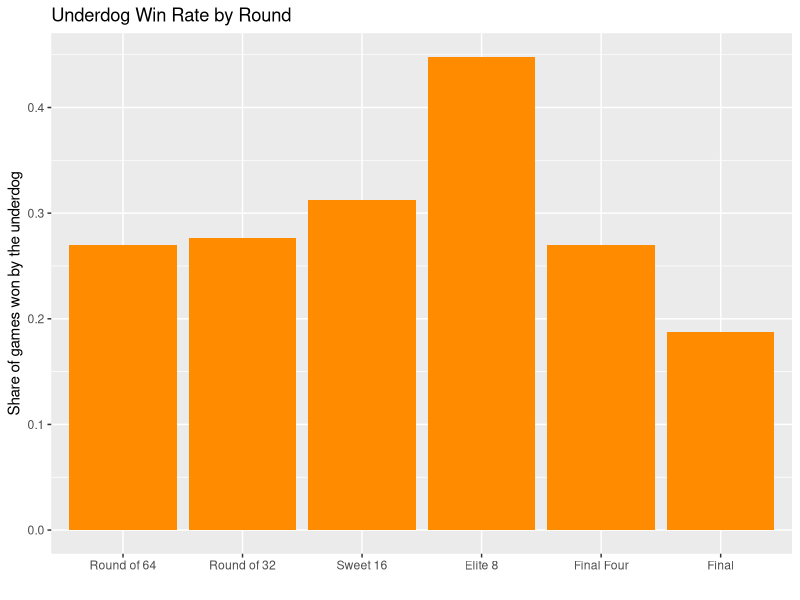
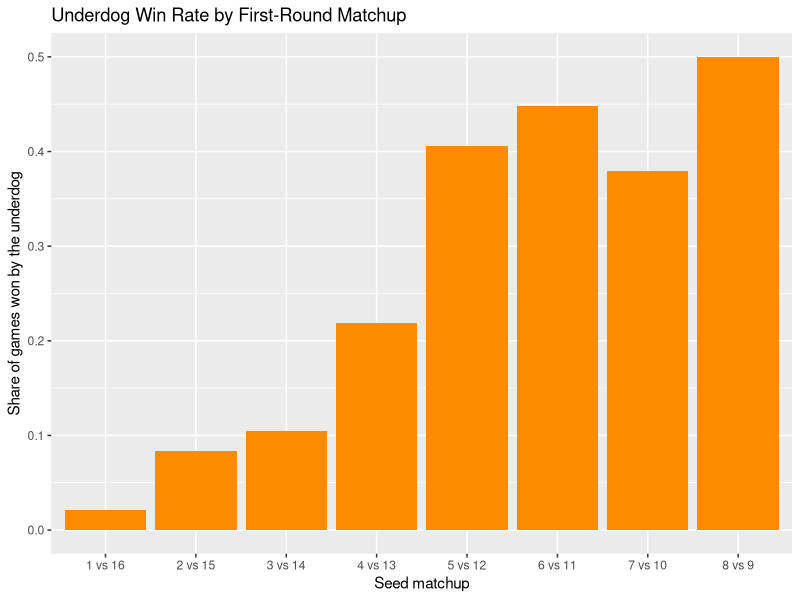
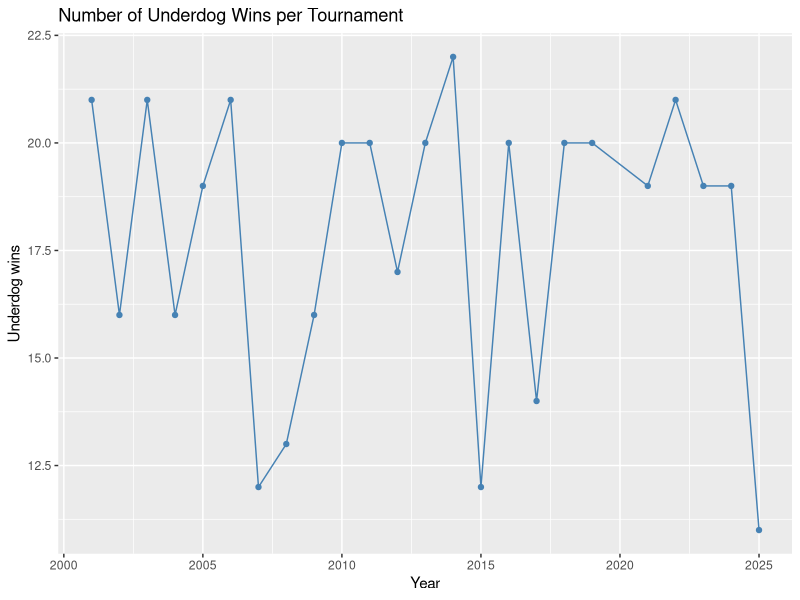
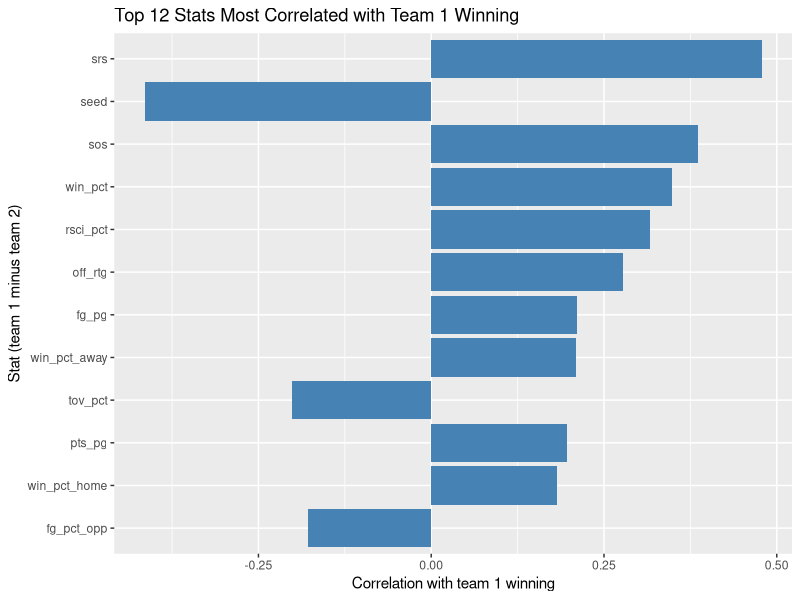
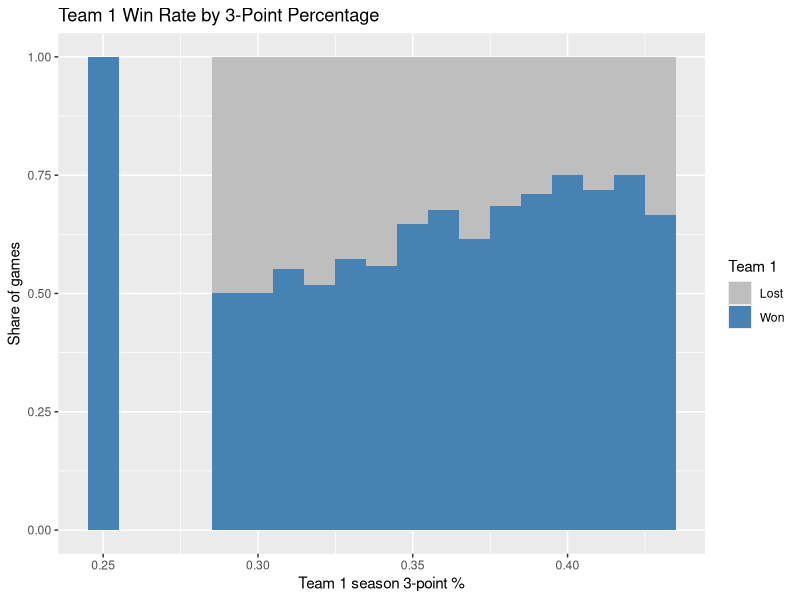
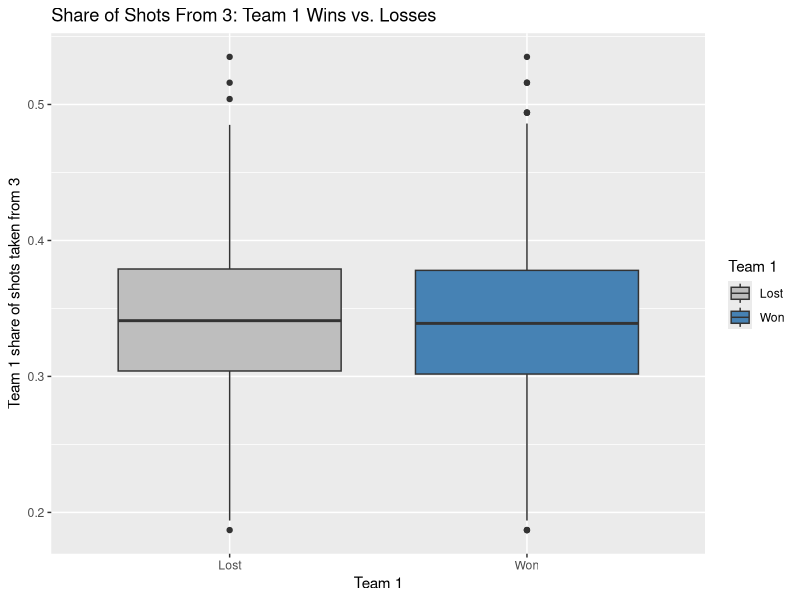
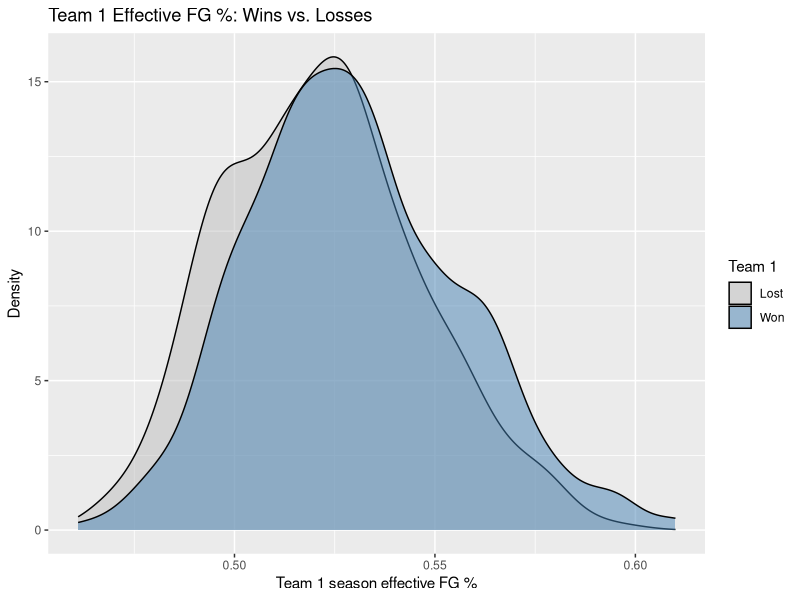
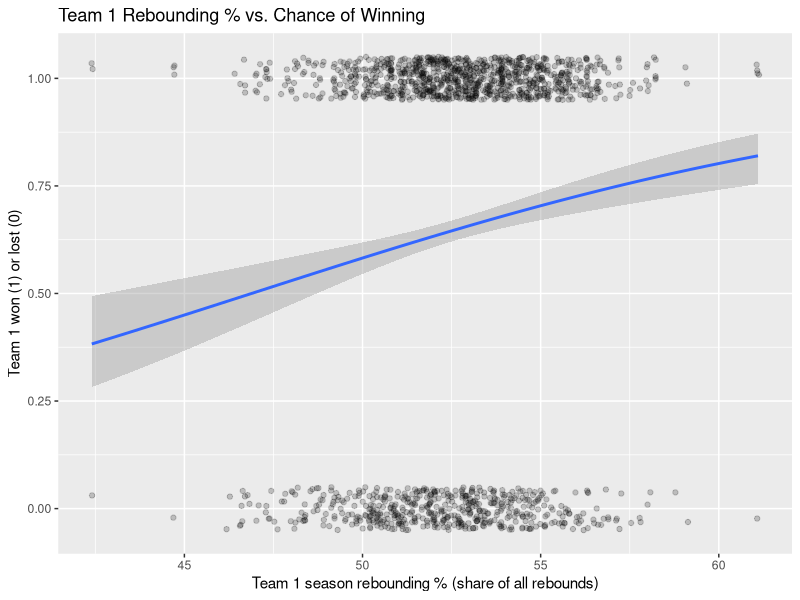

Write R code to recreate these figures, in order.
## ---- chunk 1
knitr::opts_chunk$set(echo = TRUE)
## ---- chunk 2
library(ggplot2)
## ---- chunk 3
mmadness <- read.csv("ncaa_mbb_2001-2025_full.csv")

# The second half of the file repeats every game with team 1 and team 2 swapped, so we keep the first 1,511 rows (at Prof. Kumar's suggestion)
mmadness <- mmadness[1:1511, ]

# 1 if team 1 won, 0 if team 2 won
mmadness$team1_win <- ifelse(mmadness$winner == "team1", 1, 0)

# Underdog = the team with the worse (higher number) seed. Games between equal seeds have no underdog.
mmadness$has_underdog <- mmadness$seed.1 != mmadness$seed.2
mmadness$underdog_win <- ifelse((mmadness$seed.1 > mmadness$seed.2 & mmadness$team1_win == 1) |
                                (mmadness$seed.2 > mmadness$seed.1 & mmadness$team1_win == 0), 1, 0)

# Looking at descriptive statistics 
summary(mmadness)

# Analyzing the structure of the data 
str(mmadness)
## ---- chunk 4
seed_games <- mmadness[mmadness$has_underdog, ]

cat("Games with an underdog:", nrow(seed_games), "\n")
cat("Better seed win rate:", round(1 - mean(seed_games$underdog_win), 3), "\n")
cat("Underdog win rate:", round(mean(seed_games$underdog_win), 3))
## ---- chunk 5
round_rates <- aggregate(underdog_win ~ round, data = seed_games, FUN = mean)

ggplot(round_rates, aes(x = factor(round), y = underdog_win)) +
  geom_col(fill = "darkorange") +
  scale_x_discrete(labels = c("Round of 64", "Round of 32", "Sweet 16", "Elite 8", "Final Four", "Final")) +
  labs(title = "Underdog Win Rate by Round", x = "", y = "Share of games won by the underdog")

round(round_rates, 2)
## ---- chunk 6
r1 <- mmadness[mmadness$round == 1, ]
r1$matchup <- paste(pmin(r1$seed.1, r1$seed.2), "vs", pmax(r1$seed.1, r1$seed.2))
r1$matchup <- factor(r1$matchup, levels = paste(1:8, "vs", 16:9))

matchup_rates <- aggregate(underdog_win ~ matchup, data = r1, FUN = mean)

ggplot(matchup_rates, aes(x = matchup, y = underdog_win)) +
  geom_col(fill = "darkorange") +
  labs(title = "Underdog Win Rate by First-Round Matchup", x = "Seed matchup", y = "Share of games won by the underdog")

matchup_rates
## ---- chunk 7
year_counts <- aggregate(underdog_win ~ year, data = seed_games, FUN = sum)

ggplot(year_counts, aes(x = year, y = underdog_win)) +
  geom_line(color = "steelblue") +
  geom_point(color = "steelblue") +
  labs(title = "Number of Underdog Wins per Tournament", x = "Year", y = "Underdog wins")

range(year_counts$underdog_win)
## ---- chunk 8
# Difference between team 1 and team 2 for each numeric stat
stats1 <- grep("\\.1$", names(mmadness), value = TRUE)
stats1 <- setdiff(stats1, c("name.1", "link.1", "conf.1"))

cors <- sapply(stats1, function(s) cor(mmadness[[s]] - mmadness[[sub("\\.1$", ".2", s)]],
                                       mmadness$team1_win, use = "complete.obs"))
cors <- data.frame(stat = sub("\\.1$", "", names(cors)), cor = cors)
top <- head(cors[order(-abs(cors$cor)), ], 12)

ggplot(top, aes(x = reorder(stat, abs(cor)), y = cor)) +
  geom_col(fill = "steelblue") +
  coord_flip() +
  labs(title = "Top 12 Stats Most Correlated with Team 1 Winning",
       x = "Stat (team 1 minus team 2)", y = "Correlation with team 1 winning")

top
## ---- chunk 9
ggplot(mmadness, aes(x = fg3_pct.1, fill = factor(team1_win, labels = c("Lost", "Won")))) +
  geom_histogram(binwidth = 0.01, position = "fill") +
  scale_fill_manual(values = c("Lost" = "grey", "Won" = "steelblue")) +
  labs(title = "Team 1 Win Rate by 3-Point Percentage", x = "Team 1 season 3-point %", y = "Share of games", fill = "Team 1")
## ---- chunk 10
ggplot(mmadness, aes(x = factor(team1_win, labels = c("Lost", "Won")), y = fg3a_per_fga_pct.1, fill = factor(team1_win, labels = c("Lost", "Won")))) +
  geom_boxplot() +
  scale_fill_manual(values = c("Lost" = "grey", "Won" = "steelblue")) +
  labs(title = "Share of Shots From 3: Team 1 Wins vs. Losses", x = "Team 1", y = "Team 1 share of shots taken from 3", fill = "Team 1")
## ---- chunk 11
ggplot(mmadness, aes(x = efg_pct.1, fill = factor(team1_win, labels = c("Lost", "Won")))) +
  geom_density(alpha = 0.5) +
  scale_fill_manual(values = c("Lost" = "grey", "Won" = "steelblue")) +
  labs(title = "Team 1 Effective FG %: Wins vs. Losses", x = "Team 1 season effective FG %", y = "Density", fill = "Team 1")
## ---- chunk 12
ggplot(mmadness, aes(x = trb_pct.1, y = team1_win)) +
  geom_jitter(height = 0.05, alpha = 0.2) +
  geom_smooth(method = "glm", method.args = list(family = "binomial")) +
  labs(title = "Team 1 Rebounding % vs. Chance of Winning", x = "Team 1 season rebounding % (share of all rebounds)", y = "Team 1 won (1) or lost (0)")
## ---- chunk 13
mmadness$tov_group <- cut(mmadness$tov_pct.1, c(0, 14, 16, 18, 30), right = FALSE,
                          labels = c("Under 14%", "14-16%", "16-18%", "Over 18%"))

ggplot(mmadness, aes(x = tov_group, y = team1_win)) +
  stat_summary(fun = mean, geom = "bar", fill = "steelblue") +
  labs(title = "Team 1 Win Rate by Turnover Rate", x = "Team 1 season turnover % (share of possessions ending in a turnover)", y = "Team 1 win rate")
## ---- chunk 14
ggplot(mmadness, aes(x = factor(team1_win, labels = c("Lost", "Won")), y = fg_pct_opp.1, fill = factor(team1_win, labels = c("Lost", "Won")))) +
  geom_violin() +
  geom_boxplot(width = 0.1, fill = "white") +
  scale_fill_manual(values = c("Lost" = "grey", "Won" = "steelblue")) +
  labs(title = "Opponents' FG % (Defense): Team 1 Wins vs. Losses", x = "Team 1", y = "FG % team 1 allowed during the season", fill = "Team 1")
## ---- chunk 15
ggplot(mmadness, aes(x = factor(team1_win, labels = c("Lost", "Won")), y = exp_avg.1, fill = factor(team1_win, labels = c("Lost", "Won")))) +
  stat_summary(fun = mean, geom = "bar") +
  scale_fill_manual(values = c("Lost" = "grey", "Won" = "steelblue")) +
  labs(title = "Average Experience: Team 1 Wins vs. Losses", x = "Team 1", y = "Team 1 average years of experience", fill = "Team 1")
